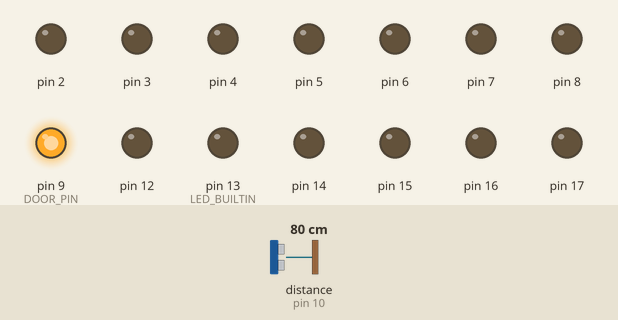
This sketch was run on a simulated Arduino Uno, built with avr-gcc and run on an emulated ATmega328P. Parts: output pins drawn as LEDs (lit = HIGH). Wiring (inferred from the names in the program): ultrasonic range finder: trigger pin 11; echo pin 10. The test bench sets the inputs (shaded band); at power-on: distance to the obstacle (sensor on pin 10) 80 cm. The echo pulse lasts 58.3 µs per cm; pins used as bus, display or sensor lines are not drawn; what the sketch prints to the serial monitor is not drawn.

Above: at 1.8 s.
1.9 s: distance to the obstacle (sensor on pin 10) set to 2 cm
At 2.06 s:
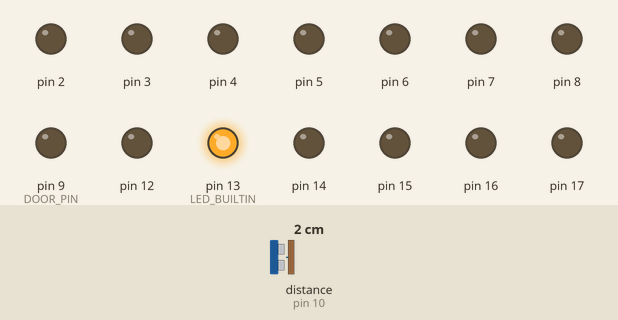
Timing chart, 0 to 4.9 s (numbered marks = the images above; inputs shaded):
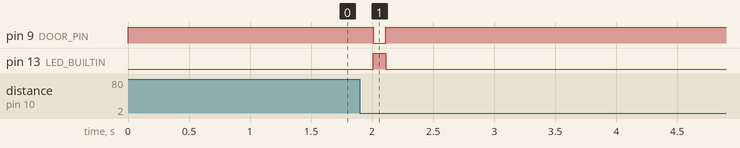

Measured:
- after the input at 1.9 s, pin 9 (DOOR_PIN): HIGH → LOW after 0.11 s, → HIGH 0.10 s later; pin 13 (LED_BUILTIN): LOW → HIGH after 0.11 s, → LOW 0.10 s later

The sketch:

GarageDoor.ino
```cpp
#include <Timer.h>

#include <avr/sleep.h>
#include <avr/wdt.h>

#define TRIG_PIN 11
#define ECHO_PIN 10
#define DOOR_PIN 9

bool triggerDone = false;
Timer myTimer;
Timer sentinel(60000);
bool doorMoving = false;
void setup()
{
  Serial.begin (9600);
  for (byte i = 0; i <= A5; i++) {
    pinMode (i, OUTPUT);    // changed as per below
    digitalWrite (i, LOW);  //     ditto
  }
  pinMode(TRIG_PIN, OUTPUT);
  pinMode(ECHO_PIN, INPUT);
  pinMode(DOOR_PIN, OUTPUT);
  pinMode(LED_BUILTIN, OUTPUT);
  digitalWrite(DOOR_PIN, HIGH);    // turn the LED off by making the voltage LOW
  digitalWrite(LED_BUILTIN, LOW);    // turn the LED off by making the voltage LOW
  Serial.println("Setup complete");
}

void loop()
{
  long distance = MeasureDistance(TRIG_PIN, ECHO_PIN);
  if (distance <= 10.0) {
    if (!triggerDone) {
      pulse();
      myTimer.Start(15000);
      triggerDone = true;
      doorMoving = true;
    }
  } else {
    triggerDone = false;
  }
  if (myTimer.IsElapse()) {
    if (doorMoving) {
      Serial.println("");
    }
    doorMoving = false;
  } else {
    Serial.print(".");
    delay(500); // do not send report too often
  }
  if (sentinel.IsElapse()) {
    Serial.print("T");
  }
  delay(500);
}


void pulse()
{
  digitalWrite(DOOR_PIN, LOW);
  digitalWrite(LED_BUILTIN, HIGH);
  for (int i = 0; i < 10; i++) {
    delayMicroseconds(10000);
  }
  digitalWrite(DOOR_PIN, HIGH);
  digitalWrite(LED_BUILTIN, LOW);
}

long MeasureDistance(int trigPin, int echoPin)
{
  digitalWrite(trigPin, LOW);  // Added this line
  delayMicroseconds(2); // Added this line
  digitalWrite(trigPin, HIGH);
  delayMicroseconds(10); // Added this line
  digitalWrite(trigPin, LOW);
  return (pulseIn(echoPin, HIGH) / 58.2);
}

// watchdog interrupt
ISR (WDT_vect)
{
   wdt_disable();  // disable watchdog
}  // end of WDT_vect

void loseOneSecond()
{
  // disable ADC
ADCSRA = 0;

// clear various "reset" flags
MCUSR = 0;
// allow changes, disable reset
WDTCSR = bit (WDCE) | bit (WDE);
// set interrupt mode and an interval
WDTCSR = bit (WDIE) | bit (WDP2) | bit (WDP1);    // set WDIE, and 1 second delay
wdt_reset();  // pat the dog

set_sleep_mode (SLEEP_MODE_PWR_DOWN);
noInterrupts ();           // timed sequence follows
sleep_enable();

// turn off brown-out enable in software
MCUCR = bit (BODS) | bit (BODSE);
MCUCR = bit (BODS);
interrupts ();             // guarantees next instruction executed
sleep_cpu ();

// cancel sleep as a precaution
sleep_disable();

}
```
